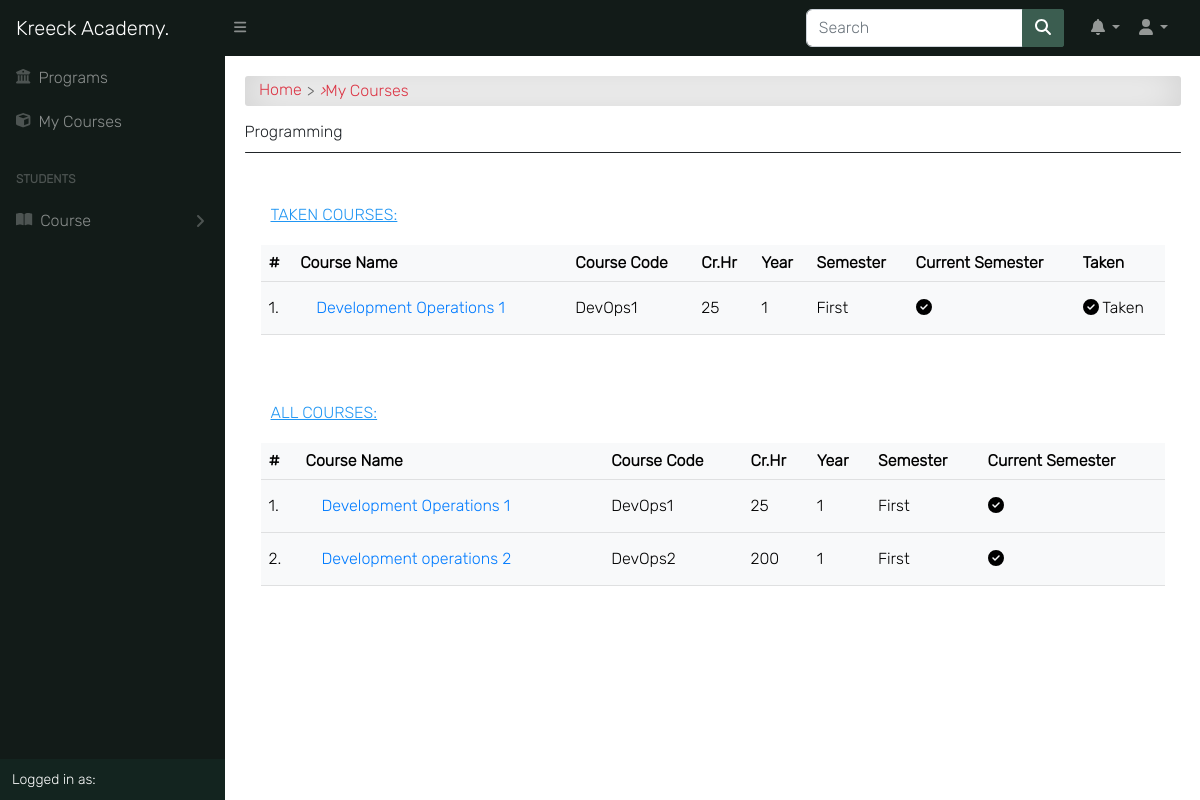
/programs/my_courses/ (signed in), run on an earlier commit of the app's database.
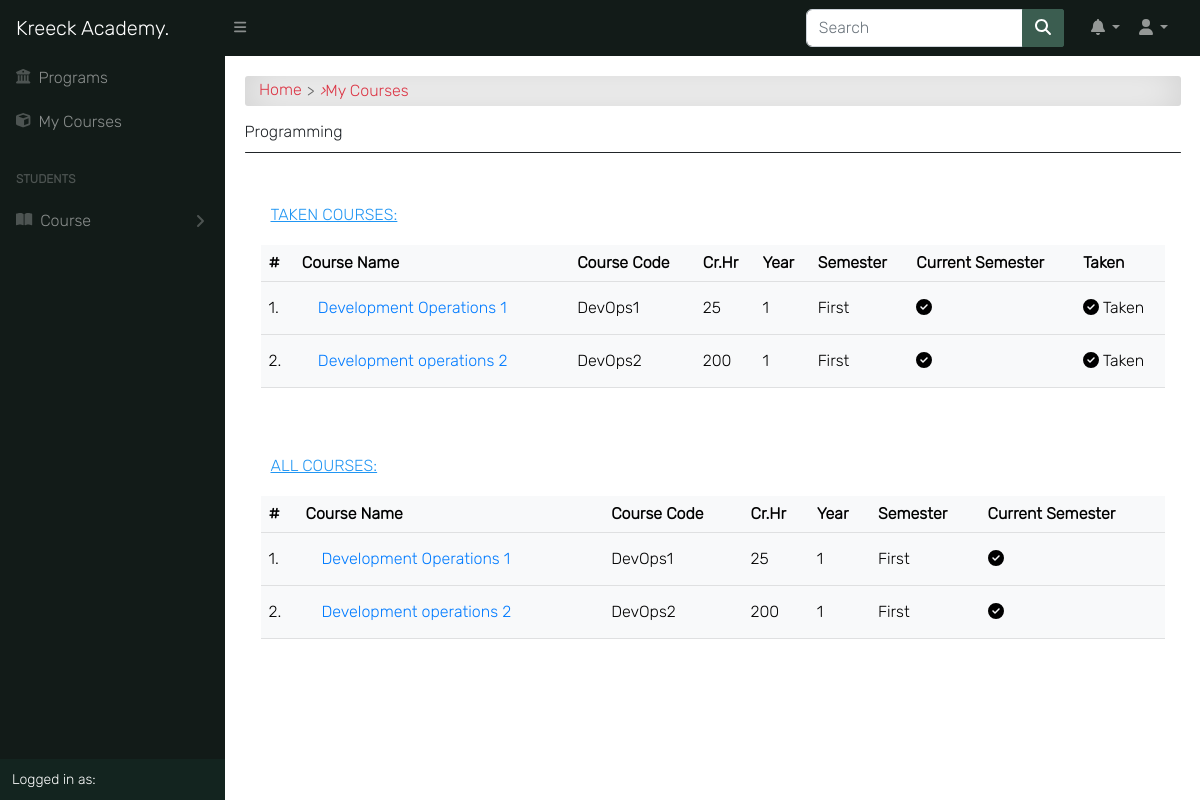
And on a later commit of the database.
### accounts/models.py (models this page shows, shortened)
class Student(models.Model):
    student = models.OneToOneField(User, on_delete=models.CASCADE)
    level = models.CharField(max_length=25, choices=LEVEL, null=True)
    department = models.ForeignKey(Program, on_delete=models.CASCADE, null=True)
    objects = StudentManager()

### course/models.py (models this page shows, shortened)
class Program(models.Model):
    title = models.CharField(max_length=150, unique=True)
    summary = models.TextField(null=True, blank=True)
    objects = ProgramManager()

class Course(models.Model):
    slug = models.SlugField(blank=True, unique=True)
    title = models.CharField(max_length=200, null=True)
    code = models.CharField(max_length=200, unique=True, null=True)
    credit = models.IntegerField(null=True, default=0)
    summary = models.TextField(max_length=200, blank=True, null=True)
    program = models.ForeignKey(Program, on_delete=models.CASCADE)
    level = models.CharField(max_length=25, choices=LEVEL, null=True)
    year = models.IntegerField(choices=YEARS, default=0)
    semester = models.CharField(choices=SEMESTER, max_length=200)
    is_elective = models.BooleanField(default=False, blank=True, null=True)
    objects = CourseManager()
    def get_absolute_url(self):
        return reverse('course_detail', kwargs={'slug': self.slug})
    @property
    def is_current_semester(self):
        from app.models import Semester
        current_semester = Semester.objects.get(is_current_semester=True)
        if self.semester == current_semester.semester:
            return True
        else:
            return False

### result/models.py (models this page shows, shortened)
class TakenCourse(models.Model):
    student = models.ForeignKey(Student, on_delete=models.CASCADE)
    course = models.ForeignKey(Course, on_delete=models.CASCADE, related_name='taken_courses')
    assignment = models.DecimalField(max_digits=5, decimal_places=2, default=0.0)
    mid_exam = models.DecimalField(max_digits=5, decimal_places=2, default=0.0)
    quiz = models.DecimalField(max_digits=5, decimal_places=2, default=0.0)
    attendance = models.DecimalField(max_digits=5, decimal_places=2, default=0.0)
    final_exam = models.DecimalField(max_digits=5, decimal_places=2, default=0.0)
    total = models.DecimalField(max_digits=5, decimal_places=2, default=0.0)
    grade = models.CharField(choices=GRADE, max_length=2, blank=True)
    point = models.DecimalField(max_digits=5, decimal_places=2, default=0.0)
    comment = models.CharField(choices=COMMENT, max_length=200, blank=True)
    def get_absolute_url(self):
        return reverse('course_detail', kwargs={'slug': self.course.slug})

### course/views.py (the view)
# urls.py: path('my_courses/', user_course_list, name="user_course_list"),
@cache_control(no_cache=True, must_revalidate=True, no_store=True)
@login_required
def user_course_list(request):
    if request.user.is_lecturer:
        courses = Course.objects.filter(allocated_course__lecturer__pk=request.user.id)
        return render(request, 'course/user_course_list.html', {'courses': courses})
    elif request.user.is_student:
        student = Student.objects.get(student__pk=request.user.id)
        taken_courses = TakenCourse.objects.filter(student__student__id=student.student.id)
        courses = Course.objects.filter(level=student.level).filter(program__pk=student.department.id)
        return render(request, 'course/user_course_list.html', {
            'student': student,
            'taken_courses': taken_courses,
            'courses': courses
        })
    else:
        return render(request, 'course/user_course_list.html')

### templates/course/user_course_list.html (shortened to what this page needs)
{% extends 'base.html' %}
{% load static %}
{% block content %}
<div id="input-nav"><a href="{% url 'home' %}" class="primary1">Home</a> <i>&rsaquo;</i> My Courses</div>
{% if request.user.is_student %}
    <div class="title">{{ student.department.title }}</div>
    <div class="title-line"></div>
{% endif %}
{% if request.user.is_student %}
<div class="table-responsive p-3 mt-3">
    <div class="table-title"><u>Taken Courses:</u></div>
    <div class="table-shadow">
        <table class="table table-light">
            <thead>
                <tr>
                    <th>#</th>
                    <th> Course Name </th>
                    <th> Course Code </th>
                    <th> Cr.Hr </th>
                    <th> Year </th>
                    <th> Semester </th>
                    <th> Current Semester </th>
                    <th> Taken </th>
                </tr>
            </thead>
            <tbody>
                {% for course in taken_courses %}
                <tr>
                    <td>{{ forloop.counter }}.</td>
                    <td><a href="{{ course.get_absolute_url }}">
                        {{ course.course.title }}</a></td>
                    <td>{{ course.course.code }}</td>
                    <td>{{ course.course.credit }}</td>
                    <td>{{ course.course.year }}</td>
                    <td>{{ course.course.semester }}</td>
                    <th>
                        {% if course.course.is_current_semester == False %}
                        <i class="fas fa-times-circle fa-1-5x danger"></i>
                        {% else %}
                        <i class="fas fa-check-circle"></i>
                        {% endif %}
                    </th>
                    <td class="success">
                        <i class="fas fa-check-circle"></i> Taken
                    </td>
                </tr>
                {% endfor %}
            </tbody>
        </table>
    </div>
</div>
{% endif %}
<div class="table-responsive p-3">
    <div class="table-title"><u>All Courses:</u></div>
    <div class="table-shadow">
        <table class="table table-light">
            <thead>
                <tr>
                    <th>#</th>
                    <th> Course Name </th>
                    <th> Course Code </th>
                    <th> Cr.Hr </th>
                    <th> Year </th>
                    <th> Semester </th>
                    <th> Current Semester </th>
                </tr>
            </thead>
            <tbody>
                {% for course in courses %}
                <tr>
                    <td>{{ forloop.counter }}.</td>
                    <td><a href="{{ course.get_absolute_url }}">
                        {{ course.title }}</a></td>
                    <td>{{ course.code }}</td>
                    <td>{{ course.credit }}</td>
                    <td>{{ course.year }}</td>
                    <td>{{ course.semester }}</td>
                    <th>
                        {% if course.is_current_semester == False %}
                        <i class="fas fa-times-circle fa-1-5x danger"></i>
                        {% else %}
                        <i class="fas fa-check-circle"></i>
                        {% endif %}
                    </th>
                </tr>
                {% endfor %}
            </tbody>
        </table>
    </div>
</div>
{% endblock content %}

### templates/base.html (shortened to what this page needs)
{% load static %}
<!DOCTYPE html>
<html lang="en">
  <head>
    <link
      href="https://cdn.jsdelivr.net/npm/simple-datatables@7.1.2/dist/style.min.css"
      rel="stylesheet"
    />
    <link href="{% static 'css/new-styles.css' %}" rel="stylesheet" />
    <link
      rel="stylesheet"
      type="text/css"
      href="{% static 'css/bootstrap.min.css' %}"
    />
    <link rel="stylesheet" type="text/css" href="{% static 'css/all.css' %}" />
    <link
      rel="stylesheet"
      type="text/css"
      href="{% static 'css/style.css' %}"
    />
  </head>
  <body>
    <nav class="sb-topnav navbar navbar-expand navbar-dark bg-dark">
      <a
        class="navbar-brand ps-3"
        style="font-family: 'Inter', sans-serif"
        href="{% url 'landing_page' %}"
        >Kreeck Academy<span>.</span></a
      >
      <a
        class="btn btn-link btn-sm order-1 order-lg-0 me-4 me-lg-0"
        id="sidebarToggle"
        href=""
      >
        <i class="fas fa-bars"></i>
      </a>
      <form
        class="d-none d-md-inline-block form-inline ms-auto me-0 me-md-3 my-2 my-md-0"
        action="{% url 'query' %}"
        method="GET"
      >
        <div class="input-group">
          <input
            id="primary-search"
            class="form-control"
            type="text"
            placeholder="Search"
            aria-label="Search for..."
            name="q"
            value="{{ request.GET.q }}"
            aria-describedby="btnNavbarSearch"
          />
          <button class="btn btn-primary" type="submit">
            <i class="fas fa-search"></i>
          </button>
        </div>
      </form>
      <ul class="navbar-nav ms-auto ms-md-0 me-3 me-lg-4">
        <li class="nav-item dropdown">
          <a
            class="nav-link dropdown-toggle"
            id="navbarDropdown"
            href="#"
            role="button"
            data-bs-toggle="dropdown"
            aria-expanded="false"
            ><i class="fas fa-bell fa-fw"></i
          ></a>
        </li>
        <li class="nav-item dropdown">
          <a
            class="nav-link dropdown-toggle"
            id="navbarDropdown"
            href="#"
            role="button"
            data-bs-toggle="dropdown"
            aria-expanded="false"
            ><i class="fas fa-user fa-fw"></i
          ></a>
        </li>
      </ul>
    </nav>
    <div id="layoutSidenav">
      <div id="layoutSidenav_nav">
        <nav class="sb-sidenav accordion sb-sidenav-dark" id="sidenavAccordion">
          <div class="sb-sidenav-menu">
            <div class="nav">
              <a class="nav-link" href="{% url 'programs'%}">
                <div class="sb-nav-link-icon">
                  <i class="fas fa-institution"></i>
                </div>
                Programs
              </a>
              <a class="nav-link" href="{% url 'user_course_list' %}">
                <div class="sb-nav-link-icon">
                  <i class="fas fa-cube"></i>
                </div>
                My Courses
              </a>
               {% if request.user.is_student %}
              <div class="sb-sidenav-menu-heading">Students</div>
              <a
                class="nav-link collapsed"
                href=""
                data-bs-toggle="collapse"
                data-bs-target="#collapsePages"
                aria-expanded="false"
                aria-controls="collapsePages"
              >
                <div class="sb-nav-link-icon">
                  <i class="fas fa-book-open"></i>
                </div>
                Course
                <div class="sb-sidenav-collapse-arrow">
                  <i class="fas fa-angle-down"></i>
                </div>
              </a>
              {% endif %}
            </div>
          </div>
          <div class="sb-sidenav-footer">
            <div class="small">Logged in as:</div>
          </div>
        </nav>
      </div>
      <div id="layoutSidenav_content">
        <main class="main-content-box">
          {% block content %} {% endblock content %}
        </main>
      </div>
    </div>
  </body>
</html>

### static/css/all.css (style rules this page uses)
.fa-fw { text-align: center; width: 1.25em; }
.fa-angle-down:before { content: "\f107"; }
.fa-bars:before { content: "\f0c9"; color: white; }
.fa-bell:before { content: "\f0f3"; }
.fa-book-open:before { content: "\f518"; }
.fa-cube:before { content: "\f1b2"; }
.fa-user:before { content: "\f007"; }

### static/css/style.css (style rules this page uses)
*, body { font-family: "Inter", sans-serif; }
body { background-color: #ffffff; }
.btn { border-radius: 2px; }
.table td, .table th { vertical-align: middle; }
.table tbody > tr > td > a { display: -webkit-box; display: -ms-flexbox; display: flex; color: #007bff; padding: 0.5rem 1rem; -webkit-transition: 0.2s; transition: 0.2s; }
.table-title { text-transform: uppercase; font-size: 16px; padding: 10px; margin: 10px 0; color: #2196f3; }
li { list-style: none; }
.dropdown { display: -webkit-box; display: -ms-flexbox; display: flex; -webkit-box-align: center; -ms-flex-align: center; align-items: center; position: relative; }
#input-nav { display: -webkit-box; display: -ms-flexbox; display: flex; -ms-flex-wrap: wrap; flex-wrap: wrap; -webkit-box-align: center; -ms-flex-align: center; align-items: center; padding: 0.3rem 0.9rem; margin-bottom: 1rem; color: #dc3545; border-radius: 3px; background-color: #fff !important; -webkit-box-shadow: inset 0 0 2.5rem rgba(0, 0, 0, 0.2); box-shadow: inset 0 0 2.5rem rgba(0, 0, 0, 0.2); }
#input-nav a { color: #dc3545; }
#input-nav a::after { content: ">"; color: #666; margin: 0 5px; vertical-align: middle; }
a { color: #666; text-decoration: none; }
.title-line { height: 1px; background-color: #212529; border-radius: 2em; margin: 10px auto; }

### templates/base.html (style rules this page uses)
.main-content-box { padding: 2%; }

What changed in the data, as far as the page shows it:
added TakenCourse: course "Development operations 2", course.code "DevOps2", course.credit "200", course.year "1", course.semester "First"
